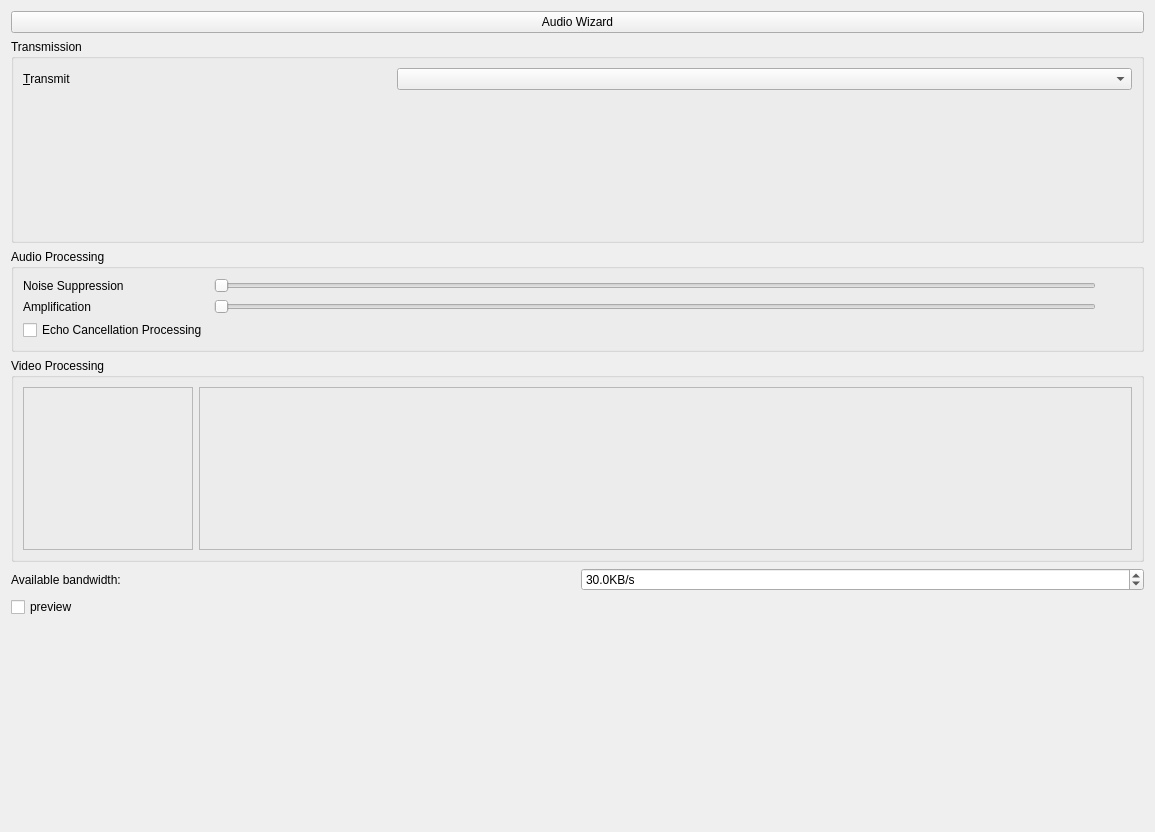
<?xml version="1.0" encoding="UTF-8"?>
<ui version="4.0">
 <class>AudioInput</class>
 <widget class="QWidget" name="AudioInput">
  <property name="geometry">
   <rect>
    <x>0</x>
    <y>0</y>
    <width>1155</width>
    <height>832</height>
   </rect>
  </property>
  <layout class="QVBoxLayout" name="verticalLayout">
   <item>
    <widget class="QPushButton" name="qpbAudioWizard">
     <property name="text">
      <string>Audio Wizard</string>
     </property>
    </widget>
   </item>
   <item>
    <widget class="QGroupBox" name="qgbTransmission">
     <property name="sizePolicy">
      <sizepolicy hsizetype="Preferred" vsizetype="Minimum">
       <horstretch>0</horstretch>
       <verstretch>0</verstretch>
      </sizepolicy>
     </property>
     <property name="title">
      <string>Transmission</string>
     </property>
     <layout class="QGridLayout">
      <item row="0" column="0">
       <widget class="QLabel" name="qliTransmit">
        <property name="text">
         <string>&amp;Transmit</string>
        </property>
        <property name="buddy">
         <cstring>qcbTransmit</cstring>
        </property>
       </widget>
      </item>
      <item row="0" column="1" colspan="2">
       <widget class="QComboBox" name="qcbTransmit">
        <property name="toolTip">
         <string>When to transmit your speech</string>
        </property>
        <property name="whatsThis">
         <string>&lt;b&gt;This sets when speech should be transmitted.&lt;/b&gt;&lt;br /&gt;&lt;i&gt;Continuous&lt;/i&gt; - All the time&lt;br /&gt;&lt;i&gt;Voice Activity&lt;/i&gt; - When you are speaking clearly.&lt;br /&gt;&lt;i&gt;Push To Talk&lt;/i&gt; - When you hold down the hotkey set under &lt;i&gt;Shortcuts&lt;/i&gt;.</string>
        </property>
       </widget>
      </item>
      <item row="1" column="0" colspan="3">
       <widget class="QStackedWidget" name="qswTransmit">
        <property name="currentIndex">
         <number>2</number>
        </property>
        <widget class="QWidget" name="qwPTT">
         <layout class="QGridLayout">
          <item row="0" column="0">
           <widget class="QLabel" name="qliDoublePush">
            <property name="text">
             <string>DoublePush Time</string>
            </property>
            <property name="buddy">
             <cstring>qsDoublePush</cstring>
            </property>
           </widget>
          </item>
          <item row="0" column="1" colspan="2">
           <widget class="QSlider" name="qsDoublePush">
            <property name="toolTip">
             <string>If you press the PTT key twice in this time it will get locked.</string>
            </property>
            <property name="whatsThis">
             <string>&lt;b&gt;DoublePush Time&lt;/b&gt;&lt;br /&gt;If you press the push-to-talk key twice during the configured interval of time it will be locked. RetroShare will keep transmitting until you hit the key once more to unlock PTT again.</string>
            </property>
            <property name="maximum">
             <number>1000</number>
            </property>
            <property name="singleStep">
             <number>10</number>
            </property>
            <property name="pageStep">
             <number>100</number>
            </property>
            <property name="orientation">
             <enum>Qt::Horizontal</enum>
            </property>
           </widget>
          </item>
          <item row="0" column="3">
           <widget class="QLabel" name="qlDoublePush">
            <property name="text">
             <string notr="true">TextLabel</string>
            </property>
           </widget>
          </item>
          <item row="1" column="1">
           <spacer name="verticalSpacer">
            <property name="orientation">
             <enum>Qt::Vertical</enum>
            </property>
            <property name="sizeHint" stdset="0">
             <size>
              <width>20</width>
              <height>40</height>
             </size>
            </property>
           </spacer>
          </item>
         </layout>
        </widget>
        <widget class="QWidget" name="qwVAD">
         <layout class="QGridLayout" name="qwVadLayout_2">
          <item row="1" column="0">
           <widget class="QLabel" name="qliTransmitHold">
            <property name="text">
             <string>Voice &amp;Hold</string>
            </property>
            <property name="buddy">
             <cstring>qsTransmitHold</cstring>
            </property>
           </widget>
          </item>
          <item row="1" column="1">
           <widget class="QSlider" name="qsTransmitHold">
            <property name="toolTip">
             <string>How long to keep transmitting after silence</string>
            </property>
            <property name="whatsThis">
             <string>&lt;b&gt;This selects how long after a perceived stop in speech transmission should continue.&lt;/b&gt;&lt;br /&gt;Set this higher if your voice breaks up when you speak (seen by a rapidly blinking voice icon next to your name).</string>
            </property>
            <property name="minimum">
             <number>20</number>
            </property>
            <property name="maximum">
             <number>250</number>
            </property>
            <property name="orientation">
             <enum>Qt::Horizontal</enum>
            </property>
           </widget>
          </item>
          <item row="3" column="0">
           <widget class="QLabel" name="qliTransmitMin">
            <property name="text">
             <string>Silence Below</string>
            </property>
           </widget>
          </item>
          <item row="3" column="1">
           <widget class="QSlider" name="qsTransmitMin">
            <property name="toolTip">
             <string>Signal values below this count as silence</string>
            </property>
            <property name="whatsThis">
             <string>&lt;b&gt;This sets the trigger values for voice detection.&lt;/b&gt;&lt;br /&gt;Use this together with the Audio Statistics window to manually tune the trigger values for detecting speech. Input values below &quot;Silence Below&quot; always count as silence. Values above &quot;Speech Above&quot; always count as voice. Values in between will count as voice if you're already talking, but will not trigger a new detection.</string>
            </property>
            <property name="minimum">
             <number>1</number>
            </property>
            <property name="maximum">
             <number>32767</number>
            </property>
            <property name="singleStep">
             <number>100</number>
            </property>
            <property name="pageStep">
             <number>1000</number>
            </property>
            <property name="orientation">
             <enum>Qt::Horizontal</enum>
            </property>
           </widget>
          </item>
          <item row="4" column="0">
           <widget class="QLabel" name="qliTransmitMax">
            <property name="text">
             <string>Speech Above</string>
            </property>
           </widget>
          </item>
          <item row="4" column="1">
           <widget class="QSlider" name="qsTransmitMax">
            <property name="toolTip">
             <string>Signal values above this count as voice</string>
            </property>
            <property name="whatsThis">
             <string>&lt;b&gt;This sets the trigger values for voice detection.&lt;/b&gt;&lt;br /&gt;Use this together with the Audio Statistics window to manually tune the trigger values for detecting speech. Input values below &quot;Silence Below&quot; always count as silence. Values above &quot;Speech Above&quot; always count as voice. Values in between will count as voice if you're already talking, but will not trigger a new detection.</string>
            </property>
            <property name="minimum">
             <number>1</number>
            </property>
            <property name="maximum">
             <number>32767</number>
            </property>
            <property name="singleStep">
             <number>100</number>
            </property>
            <property name="pageStep">
             <number>1000</number>
            </property>
            <property name="orientation">
             <enum>Qt::Horizontal</enum>
            </property>
           </widget>
          </item>
          <item row="1" column="2">
           <widget class="QLabel" name="qlTransmitHold">
            <property name="minimumSize">
             <size>
              <width>40</width>
              <height>0</height>
             </size>
            </property>
            <property name="text">
             <string/>
            </property>
           </widget>
          </item>
          <item row="0" column="0">
           <widget class="QLabel" name="label">
            <property name="text">
             <string>empty</string>
            </property>
           </widget>
          </item>
         </layout>
        </widget>
        <widget class="QWidget" name="qwContinuous"/>
       </widget>
      </item>
     </layout>
    </widget>
   </item>
   <item>
    <layout class="QHBoxLayout" name="horizontalLayout">
     <item>
      <widget class="QGroupBox" name="qgbAudio">
       <property name="title">
        <string>Audio Processing</string>
       </property>
       <layout class="QGridLayout">
        <item row="0" column="0">
         <widget class="QLabel" name="qliNoise">
          <property name="text">
           <string>Noise Suppression</string>
          </property>
          <property name="buddy">
           <cstring>qsNoise</cstring>
          </property>
         </widget>
        </item>
        <item row="0" column="1">
         <widget class="QSlider" name="qsNoise">
          <property name="enabled">
           <bool>true</bool>
          </property>
          <property name="toolTip">
           <string>Noise suppression</string>
          </property>
          <property name="whatsThis">
           <string>&lt;b&gt;This sets the amount of noise suppression to apply.&lt;/b&gt;&lt;br /&gt;The higher this value, the more aggressively stationary noise will be suppressed.</string>
          </property>
          <property name="minimum">
           <number>14</number>
          </property>
          <property name="maximum">
           <number>60</number>
          </property>
          <property name="pageStep">
           <number>5</number>
          </property>
          <property name="orientation">
           <enum>Qt::Horizontal</enum>
          </property>
         </widget>
        </item>
        <item row="0" column="2">
         <widget class="QLabel" name="qlNoise">
          <property name="minimumSize">
           <size>
            <width>30</width>
            <height>0</height>
           </size>
          </property>
          <property name="text">
           <string/>
          </property>
         </widget>
        </item>
        <item row="1" column="0">
         <widget class="QLabel" name="qliAmp">
          <property name="text">
           <string>Amplification</string>
          </property>
          <property name="buddy">
           <cstring>qsAmp</cstring>
          </property>
         </widget>
        </item>
        <item row="1" column="1">
         <widget class="QSlider" name="qsAmp">
          <property name="toolTip">
           <string>Maximum amplification of input sound</string>
          </property>
          <property name="whatsThis">
           <string>&lt;b&gt;Maximum amplification of input.&lt;/b&gt;&lt;br /&gt;RetroShare normalizes the input volume before compressing, and this sets how much it's allowed to amplify.&lt;br /&gt;The actual level is continually updated based on your current speech pattern, but it will never go above the level specified here.&lt;br /&gt;If the &lt;i&gt;Microphone loudness&lt;/i&gt; level of the audio statistics hover around 100%, you probably want to set this to 2.0 or so, but if, like most people, you are unable to reach 100%, set this to something much higher.&lt;br /&gt;Ideally, set it so &lt;i&gt;Microphone Loudness * Amplification Factor &gt;= 100&lt;/i&gt;, even when you're speaking really soft.&lt;br /&gt;&lt;br /&gt;Note that there is no harm in setting this to maximum, but RetroShare will start picking up other conversations if you leave it to auto-tune to that level.</string>
          </property>
          <property name="maximum">
           <number>19500</number>
          </property>
          <property name="singleStep">
           <number>500</number>
          </property>
          <property name="pageStep">
           <number>2000</number>
          </property>
          <property name="orientation">
           <enum>Qt::Horizontal</enum>
          </property>
         </widget>
        </item>
        <item row="1" column="2">
         <widget class="QLabel" name="qlAmp">
          <property name="minimumSize">
           <size>
            <width>30</width>
            <height>0</height>
           </size>
          </property>
          <property name="text">
           <string/>
          </property>
         </widget>
        </item>
        <item row="2" column="0">
         <widget class="QCheckBox" name="qcbEchoCancel">
          <property name="text">
           <string>Echo Cancellation Processing</string>
          </property>
          <property name="tristate">
           <bool>false</bool>
          </property>
         </widget>
        </item>
       </layout>
      </widget>
     </item>
    </layout>
   </item>
   <item>
    <widget class="QGroupBox" name="groupBox">
     <property name="title">
      <string>Video Processing</string>
     </property>
     <layout class="QHBoxLayout" name="horizontalLayout_2">
      <item>
       <widget class="QVideoOutputDevice" name="videoDisplay">
        <property name="minimumSize">
         <size>
          <width>170</width>
          <height>128</height>
         </size>
        </property>
        <property name="frameShape">
         <enum>QFrame::StyledPanel</enum>
        </property>
        <property name="frameShadow">
         <enum>QFrame::Raised</enum>
        </property>
       </widget>
      </item>
      <item>
       <widget class="voipGraph" name="voipBwGraph">
        <property name="sizePolicy">
         <sizepolicy hsizetype="MinimumExpanding" vsizetype="Expanding">
          <horstretch>0</horstretch>
          <verstretch>0</verstretch>
         </sizepolicy>
        </property>
        <property name="frameShape">
         <enum>QFrame::StyledPanel</enum>
        </property>
        <property name="frameShadow">
         <enum>QFrame::Raised</enum>
        </property>
       </widget>
      </item>
     </layout>
    </widget>
   </item>
   <item>
    <layout class="QHBoxLayout" name="horizontalLayout_3">
     <item>
      <widget class="QLabel" name="label_2">
       <property name="text">
        <string>Available bandwidth:</string>
       </property>
      </widget>
     </item>
     <item>
      <widget class="QDoubleSpinBox" name="availableBW_SB">
       <property name="toolTip">
        <string>&lt;html&gt;&lt;head/&gt;&lt;body&gt;&lt;p&gt;Use this field to simulate the maximum bandwidth available so as to preview what the encoded video will look like with the corresponding compression rate.&lt;/p&gt;&lt;/body&gt;&lt;/html&gt;</string>
       </property>
       <property name="suffix">
        <string>KB/s</string>
       </property>
       <property name="decimals">
        <number>1</number>
       </property>
       <property name="minimum">
        <double>5.000000000000000</double>
       </property>
       <property name="maximum">
        <double>200.000000000000000</double>
       </property>
       <property name="value">
        <double>30.000000000000000</double>
       </property>
      </widget>
     </item>
    </layout>
   </item>
   <item>
    <widget class="QCheckBox" name="showEncoded_CB">
     <property name="toolTip">
      <string>&lt;html&gt;&lt;head/&gt;&lt;body&gt;&lt;p&gt;Display encoded (and then decoded) frame, to check the codec's quality. If not selected, the image above only shows the frame that is grabbed from your camera.&lt;/p&gt;&lt;/body&gt;&lt;/html&gt;</string>
     </property>
     <property name="text">
      <string>preview</string>
     </property>
    </widget>
   </item>
   <item>
    <spacer>
     <property name="orientation">
      <enum>Qt::Vertical</enum>
     </property>
     <property name="sizeHint" stdset="0">
      <size>
       <width>1</width>
       <height>151</height>
      </size>
     </property>
    </spacer>
   </item>
  </layout>
 </widget>
 <customwidgets>
  <customwidget>
   <class>QVideoOutputDevice</class>
   <extends>QFrame</extends>
   <header>gui/QVideoDevice.h</header>
   <container>1</container>
  </customwidget>
  <customwidget>
   <class>voipGraph</class>
   <extends>QFrame</extends>
   <header>gui/AudioInputConfig.h</header>
   <container>1</container>
  </customwidget>
 </customwidgets>
 <tabstops>
  <tabstop>qcbTransmit</tabstop>
  <tabstop>qsDoublePush</tabstop>
  <tabstop>qsTransmitHold</tabstop>
  <tabstop>qsTransmitMin</tabstop>
  <tabstop>qsTransmitMax</tabstop>
  <tabstop>qsNoise</tabstop>
  <tabstop>qsAmp</tabstop>
 </tabstops>
 <resources/>
 <connections/>
</ui>
